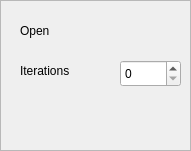
         <widget class="QFrame" name="openFrame">
          <property name="enabled">
           <bool>true</bool>
          </property>
          <property name="geometry">
           <rect>
            <x>240</x>
            <y>10</y>
            <width>191</width>
            <height>151</height>
           </rect>
          </property>
          <property name="frameShape">
           <enum>QFrame::StyledPanel</enum>
          </property>
          <property name="frameShadow">
           <enum>QFrame::Raised</enum>
          </property>
          <widget class="QLabel" name="label_9">
           <property name="geometry">
            <rect>
             <x>20</x>
             <y>20</y>
             <width>121</width>
             <height>21</height>
            </rect>
           </property>
           <property name="text">
            <string>Open</string>
           </property>
          </widget>
          <widget class="QSpinBox" name="openSB">
           <property name="geometry">
            <rect>
             <x>120</x>
             <y>60</y>
             <width>61</width>
             <height>27</height>
            </rect>
           </property>
           <property name="maximum">
            <number>10</number>
           </property>
          </widget>
          <widget class="QLabel" name="label_10">
           <property name="geometry">
            <rect>
             <x>20</x>
             <y>60</y>
             <width>91</width>
             <height>21</height>
            </rect>
           </property>
           <property name="text">
            <string>Iterations</string>
           </property>
          </widget>
         </widget>
